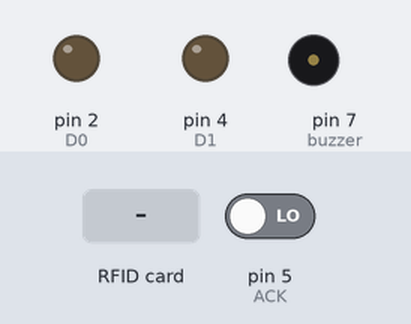
Bench run of a sketch on a simulated Arduino Uno, built with avr-gcc and run on an emulated ATmega328P. Parts: output pins drawn as LEDs (lit = HIGH), buzzer (waves = sounding, pin HIGH). The test bench sets the inputs (shaded band); at power-on: pin 5 (ACK) LOW. Pins used as bus, display or sensor lines are not drawn.

Above: at 1.2 s.
1.3 s: RFID card C5 E8 D3 65 held to the reader
At 1.7 s:
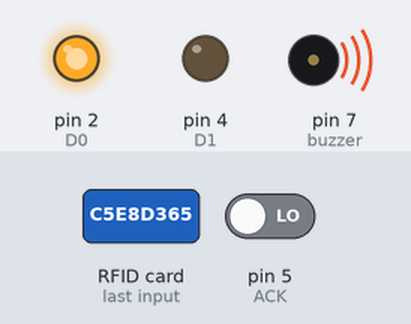
2.8 s: pin 5 (ACK) driven HIGH
At 2.9 s:
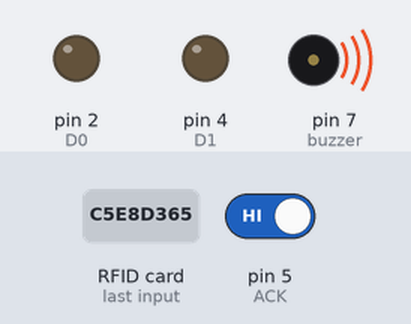
4.5 s: RFID card 55 31 D4 65 held to the reader
At 4.65 s:
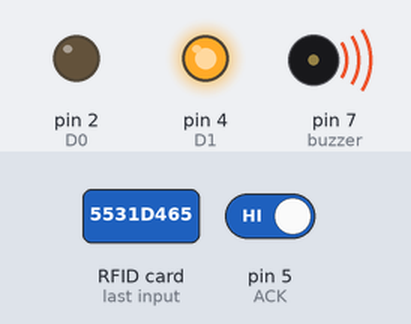
6.2 s: RFID card 5E 7A 19 C4 held to the reader
At 7.6 s:
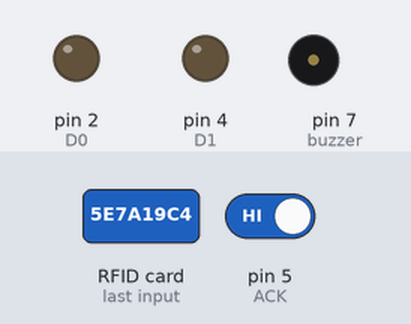
Timing chart, 0 to 8.8 s (numbered marks = the images above; inputs shaded):
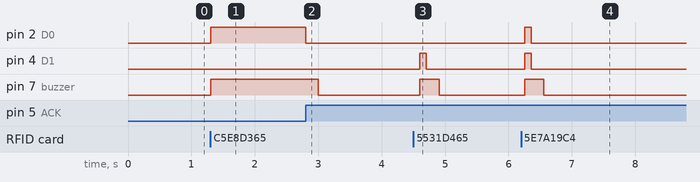

The sketch:

RFID_Arduino_Interface.ino
```cpp
#include <SPI.h>
#include <MFRC522.h>

#define SS_PIN 10
#define RST_PIN 9
MFRC522 mfrc522(SS_PIN, RST_PIN);   // Création d'une instance de MFRC522

#define buzzer 7 // Le buzzer alarm qui accompagne l'opération de l'identification avce un Tag RFID

#define D0 2    // Le bit LSB de la donnée qui code la nom de la personne (voir tabeau ci-dessous) : valeur à envoyer vers l'autre Arduino
#define D1 4    // Le bit MSB de la donnée qui code la nom de la personne
#define ACK 5   // Le bit qui fait l'acquitement (ie. confirmation de la réception) : c'est un bit à lire, qui en prevenance de l'autre Arduino

/* D1 D0 ->(valeur)
 * 0  0  -> NULL
 * 0  1  -> oussama
 * 1  0  -> ahal
 * 1  1  -> Inconnu
 */

void send_oussama(){     // Cette fonction est appelée lorsqu'on veut informer l'autre Arduino que Oussama a effectuer un accès
  digitalWrite(D0, HIGH);
  digitalWrite(D1, LOW);
  delay(100);
  while(!digitalRead(ACK)){}
  digitalWrite(D0, LOW);
  digitalWrite(D1, LOW);
}

void send_mohamed(){   // De même pour Mohamed
  digitalWrite(D0, LOW);
  digitalWrite(D1, HIGH);
  delay(100);
  while(!digitalRead(ACK)){}
  digitalWrite(D0, LOW);
  digitalWrite(D1, LOW);
}

void send_inconnu(){  // De même si l'on recennait pas le Tag RFID (personne inconnue)
  digitalWrite(D0, HIGH);
  digitalWrite(D1, HIGH);
  delay(100);
  while(!digitalRead(ACK)){}
  digitalWrite(D0, LOW);
  digitalWrite(D1, LOW);
}

void setup()
{
  Serial.begin(9600);  // initialisation du port série
  SPI.begin();         // initialisation de la communication SPI propre au module RFID
  mfrc522.PCD_Init();  // initialisation de la fonction PDC_Init() de la bibliothèque MFRC22. ça permet de réinitialiser le module RFID pour qu'il soit prêt pour réaliser des lectures des Tags
  pinMode(buzzer, OUTPUT); // le buzzer alarm est dérigé vers une sortie numérique de l'Arduino
  digitalWrite(buzzer, LOW); // le buzzer alarm est initialement éteint

  pinMode(D0, OUTPUT); // Sortie numérique
  pinMode(D1, OUTPUT); // Sortie numérique
  pinMode(ACK, INPUT);  // Entrée analogique

  //-> l'envoi de "00" => initialement, personne n'est considéré présent
  digitalWrite(D0, LOW);
  digitalWrite(D1, LOW);
}

void loop()
{
  digitalWrite(D0, LOW);
  digitalWrite(D1, LOW);

  // Recherche d'une nouvelle carte/Tag RFID
if (mfrc522.PICC_IsNewCardPresent())
{
  // Sélection d'une carte/Tag RFID
  if ( ! mfrc522.PICC_ReadCardSerial())
  {
    return;
  }
  digitalWrite(buzzer, HIGH); // lancement du buzzer
  String content= ""; // cette valeur contient à chaque fois la personne qui est présente
  //-> la partie suivante permet de préparer l'identifiant de la carte/Tag RFID et de l'affecter à la variable : content.substring(1). Cette variable sera tester à chaque fois
  byte letter;
  for (byte i = 0; i < mfrc522.uid.size; i++)
  {
     content.concat(String(mfrc522.uid.uidByte[i] < 0x10 ? " 0" : " "));
     content.concat(String(mfrc522.uid.uidByte[i], HEX));
  }
  content.toUpperCase();
  // tester content.substring(1) pour savooir de quoi il s'agit parmi les personnes connues
  if(content.substring(1) == "C5 E8 D3 65") {send_oussama();}
  else if(content.substring(1) == "55 31 D4 65") {send_mohamed();}
  else {send_inconnu();}
  delay(200);
}

  digitalWrite(buzzer, LOW); // éteindre le buzzer alarm
  delay(100);

}
```

Measured:
- after the input at 1.3 s, pin 2 (D0), pin 7 (buzzer): LOW → HIGH at once
- after the input at 2.8 s, pin 2 (D0): HIGH → LOW at once; pin 7 (buzzer): HIGH → LOW after 0.20 s
- after the input at 4.5 s, pin 4 (D1): LOW → HIGH after 0.10 s, → LOW 0.10 s later; pin 7 (buzzer): LOW → HIGH after 0.10 s, → LOW 0.30 s later
- after the input at 6.2 s, pin 2 (D0), pin 4 (D1): LOW → HIGH after 0.06 s, → LOW 0.10 s later; pin 7 (buzzer): LOW → HIGH after 0.06 s, → LOW 0.30 s later
